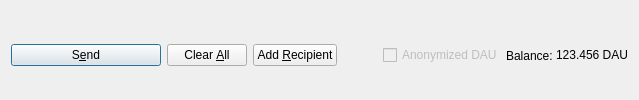
         <widget class="QFrame" name="frame_Send">
          <layout class="QHBoxLayout" name="horizontalLayout">
           <property name="bottomMargin">
            <number>0</number>
           </property>
           <item>
            <widget class="QPushButton" name="sendButton">
             <property name="minimumSize">
              <size>
               <width>150</width>
               <height>0</height>
              </size>
             </property>
             <property name="toolTip">
              <string>Confirm the send action</string>
             </property>
             <property name="text">
              <string>S&amp;end</string>
             </property>
             <property name="icon">
              <iconset resource="../digitalaustraliandollar.qrc">
               <normaloff>:/icons/send</normaloff>:/icons/send</iconset>
             </property>
             <property name="autoDefault">
              <bool>false</bool>
             </property>
             <property name="default">
              <bool>true</bool>
             </property>
            </widget>
           </item>
           <item>
            <widget class="QPushButton" name="clearButton">
             <property name="sizePolicy">
              <sizepolicy hsizetype="Minimum" vsizetype="Fixed">
               <horstretch>0</horstretch>
               <verstretch>0</verstretch>
              </sizepolicy>
             </property>
             <property name="toolTip">
              <string>Clear all fields of the form.</string>
             </property>
             <property name="text">
              <string>Clear &amp;All</string>
             </property>
             <property name="icon">
              <iconset resource="../digitalaustraliandollar.qrc">
               <normaloff>:/icons/remove</normaloff>:/icons/remove</iconset>
             </property>
             <property name="autoDefault">
              <bool>false</bool>
             </property>
            </widget>
           </item>
           <item>
            <widget class="QPushButton" name="addButton">
             <property name="toolTip">
              <string>Send to multiple recipients at once</string>
             </property>
             <property name="text">
              <string>Add &amp;Recipient</string>
             </property>
             <property name="icon">
              <iconset resource="../digitalaustraliandollar.qrc">
               <normaloff>:/icons/add</normaloff>:/icons/add</iconset>
             </property>
             <property name="autoDefault">
              <bool>false</bool>
             </property>
            </widget>
           </item>
           <item>
            <spacer name="horizontalSpacer">
             <property name="orientation">
              <enum>Qt::Horizontal</enum>
             </property>
             <property name="sizeHint" stdset="0">
              <size>
               <width>40</width>
               <height>20</height>
              </size>
             </property>
            </spacer>
           </item>
           <item>
            <layout class="QHBoxLayout" name="horizontalLayout_2">
             <property name="spacing">
              <number>3</number>
             </property>
             <item>
              <widget class="QCheckBox" name="checkzDAU">
               <property name="enabled">
                <bool>false</bool>
               </property>
               <property name="text">
                <string>Anonymized DAU</string>
               </property>
              </widget>
             </item>
             <item>
              <widget class="QLabel" name="label">
               <property name="text">
                <string>Balance:</string>
               </property>
              </widget>
             </item>
             <item>
              <widget class="QLabel" name="labelBalance">
               <property name="sizePolicy">
                <sizepolicy hsizetype="Preferred" vsizetype="Fixed">
                 <horstretch>0</horstretch>
                 <verstretch>0</verstretch>
                </sizepolicy>
               </property>
               <property name="cursor">
                <cursorShape>IBeamCursor</cursorShape>
               </property>
               <property name="text">
                <string notr="true">123.456 DAU</string>
               </property>
               <property name="textInteractionFlags">
                <set>Qt::LinksAccessibleByMouse|Qt::TextSelectableByKeyboard|Qt::TextSelectableByMouse</set>
               </property>
              </widget>
             </item>
            </layout>
           </item>
          </layout>
         </widget>
